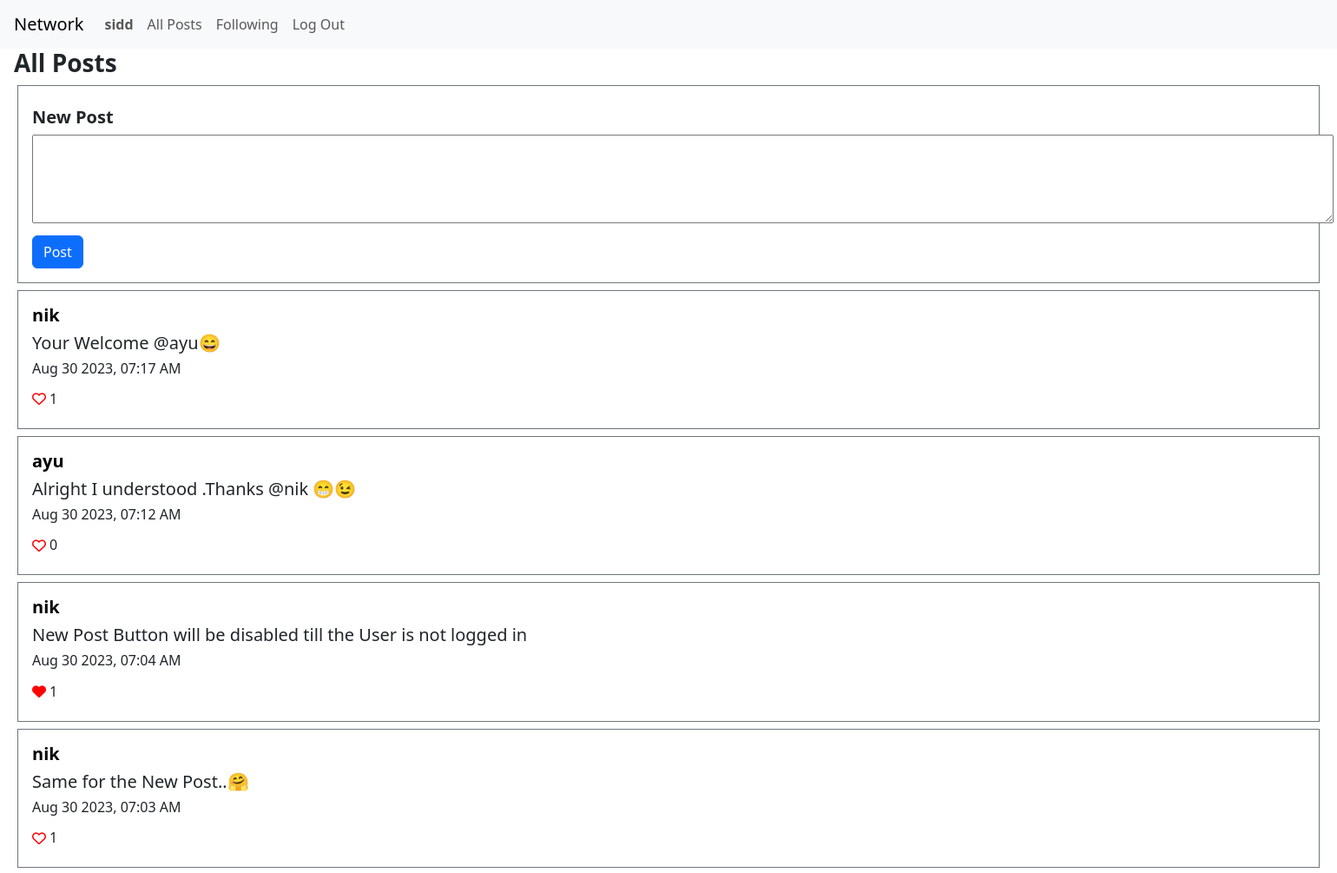
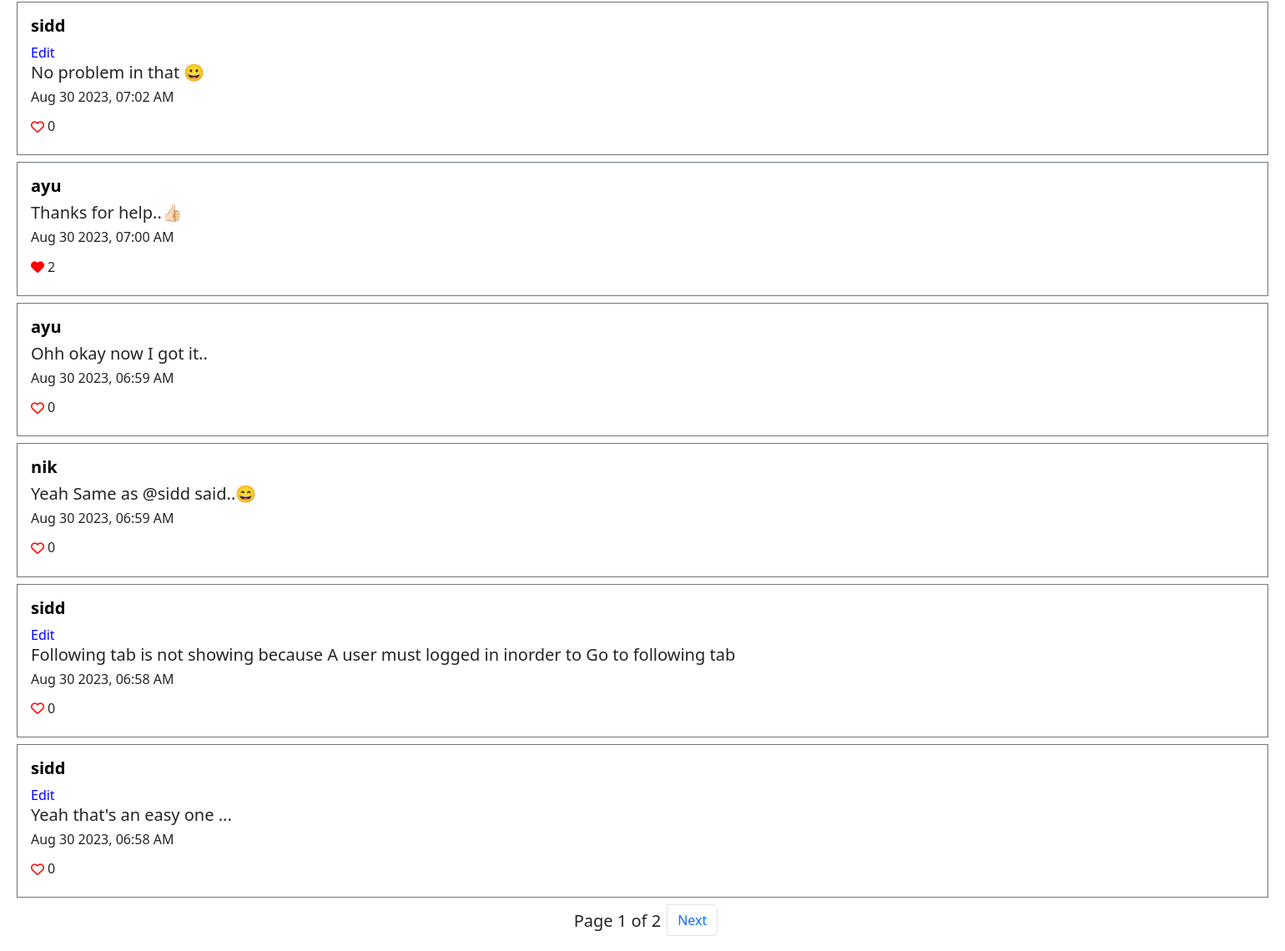
The app's page / (signed in) with its own data (2 pictures, top to bottom).
### network/models.py (models this page shows, shortened)
class User(AbstractUser):
    posts=models.ManyToManyField(Post, blank=True, related_name="posted_by")
    liked=models.ManyToManyField(Post, blank=True, related_name="liked_by")
    followers=models.ManyToManyField("self", blank=True,symmetrical=False, related_name="follower")
    followings=models.ManyToManyField("self", blank=True,symmetrical=False, related_name="following")

class Post(models.Model):
    user = models.CharField(max_length=50)
    body = models.CharField(max_length=500)
    likes = models.IntegerField(default=0)
    is_liked = models.BooleanField(default=False)
    timestamp = models.DateTimeField(auto_now_add=True)
    def serialize(self):
        return {
            "id": self.id,
            "user": self.user,
            "body": self.body,
            "timestamp": self.timestamp.strftime("%b %d %Y, %I:%M %p"),
            "likes": self.likes,
            "is_liked":self.is_liked
        }

### network/views.py (the view)
# urls.py: path("", views.index, name="index"),
def index(request):
    p=Post.objects.order_by("-timestamp").all()
    if request.user.is_authenticated:
        for post in p:
            if post in request.user.liked.all():
                post.is_liked=True
    posts=[post.serialize() for post in p]
    paginator = Paginator(posts, 10)
    page_number = request.GET.get("page")
    page_obj = paginator.get_page(page_number)
    return render(request, "network/index.html",{'heading':'All Posts',"page_obj": page_obj})

### network/templates/network/index.html (shortened to what this page needs)
{% extends "network/layout.html" %}
{% block body %}
    {% if heading %}
    <h3 class="mx-2 bold">{{heading}}</h3>
    {% endif %}
    <div class="container border border-secondary ml-2 my-2 p-3 ">
        <h5 class="my-2 bold">New Post</h5>
        <textarea id="new-post-body" cols="160" rows="4"></textarea>
        {% if request.user.is_authenticated %}
        <button type="button" id="new-post-btn" class="btn btn-primary mt-2">Post</button>
        {% else %}
        <h5 >Make sure You are <strong>Logged In</strong> to create a Post.</h5>
        {% endif %}
        </div>
    {% for post in page_obj %}
        <div class="container border border-secondary ml-2 my-2 p-3 ">
            <h5 class="bold"><a class="usr" href="{% url 'user' post.user %}">{{post.user}}</a></h5>
            <div id="edit-sec{{post.id}}">
                {% if request.user.username == post.user %}
                <button class="edit-btn p-0" id="{{post.id}}" onClick="edit(this.id)">Edit</button>
                {% endif %}
                <h5 id="post-body{{post.id}}">{{post.body}}</h5>
            </div>
            <h6>{{post.timestamp}}</h6>
            <div class="d-flex">
                {% if request.user.is_authenticated %}
                    {% if post.is_liked %}
                    <button id="like{{post.id}}" value="unlike" class="btn m-0 p-0  border-0" onclick="like(this.id,this.value)"><i class="fa-solid fa-heart heart"></i></button>
                    {% else %}
                    <button id="like{{post.id}}" value="like" class="btn m-0 p-0 border-0" onclick="like(this.id,this.value)"><i class="fa-regular fa-heart heart"></i></button>
                    {% endif %}
                    <h6 id="likes{{post.id}}" class="mx-1 pt-2">{{post.likes}}</h6>
                {% else %}
                <h5>No. of likes: {{post.likes}} </h5>
                {% endif %}
            </div>
        </div>
    {% empty %}
    <h4 class="my-4 mx-2">Nothing To Show..</h4>
    {% endfor %}
    <nav aria-label="Page navigation example">
        <ul class="pagination justify-content-center">
            <li class="page-item">
                <h5 class="my-2 mx-2">Page {{ page_obj.number }} of {{ page_obj.paginator.num_pages }} </h5>
            </li>
            {% if page_obj.has_next %}
            <li class="page-item">
                <a class="page-link" href="?page={{ page_obj.next_page_number }}">Next</a>
              </li>
            {% endif %}
        </ul>
    </nav>
{% endblock %}
{% block script %}
{% load static %}
{% endblock %}

### network/templates/network/layout.html (shortened to what this page needs)
{% load static %}
<!DOCTYPE html>
<html lang="en">
    <head>
        <link href="https://cdn.jsdelivr.net/npm/bootstrap@5.3.1/dist/css/bootstrap.min.css" rel="stylesheet">
        <link href="{% static 'network/styles.css' %}" rel="stylesheet">
    </head>
    <body>
        <nav class="navbar navbar-expand-lg navbar-light bg-light">
            <a class="navbar-brand m-0 px-3" href="#">Network</a>
            <div>
              <ul class="navbar-nav mr-auto">
                {% if user.is_authenticated and request.user.username %}
                    <li class="nav-item">
                        <a class="nav-link" href="#"><strong id="usrname">{{ request.user.username }}</strong></a>
                    </li>
                {% endif %}
                <li class="nav-item">
                  <a class="nav-link" href="{% url 'index' %}">All Posts</a>
                </li>
                {% if user.is_authenticated and request.user.username %}
                    <li class="nav-item">
                        <a class="nav-link" href="{% url 'following' %}">Following</a>
                    </li>
                    <li class="nav-item">
                        <a class="nav-link" href="{% url 'logout' %}">Log Out</a>
                    </li>
                {% endif %}
              </ul>
            </div>
          </nav>
        <div class="body mx-2">
            {% block body %}
            {% endblock %}
        </div>
    </body>
</html>

### network/static/network/styles.css (style rules this page uses)
.bold { font-weight: bold; }
a.usr { color: black; text-decoration: none; }
.container { max-width: 99%; width: 1500px; }
.edit-btn { background-color: white; border: none; color: blue; }
.heart,.heart:hover { color: red; }

### records on screen
User: user.username "sidd"
Post: user "nik", body "Your Welcome @ayu😄"
Post: user "ayu", body "Alright I understood .Thanks @nik 😁😉"
Post: user "nik", body "New Post Button will be disabled till the User is not logged in"
Post: user "nik", body "Same for the New Post..🤗"
Post: user "sidd", body "No problem in that 😀"
Post: user "ayu", body "Thanks for help..👍🏻"
Post: user "ayu", body "Ohh okay now I got it.."
Post: user "nik", body "Yeah Same as @sidd said..😄"
Post: user "sidd", body "Following tab is not showing because A user must logged in inorder to Go to following tab"
Post: user "sidd", body "Yeah that's an easy one ..."

### other values on screen
{{ heading }} "All Posts"
{{ post.timestamp }} "Aug 30 2023, 07:17 AM" "Aug 30 2023, 07:12 AM" "Aug 30 2023, 07:04 AM" "Aug 30 2023, 07:03 AM" "Aug 30 2023, 07:02 AM" "Aug 30 2023, 07:00 AM" "Aug 30 2023, 06:59 AM" "Aug 30 2023, 06:59 AM" "Aug 30 2023, 06:58 AM" "Aug 30 2023, 06:58 AM"
{{ post.likes }} "1" "0" "1" "1" "0" "2" "0" "0" "0" "0"
{{ page_obj.number }} "1"
{{ page_obj.paginator.num_pages }} "2"
